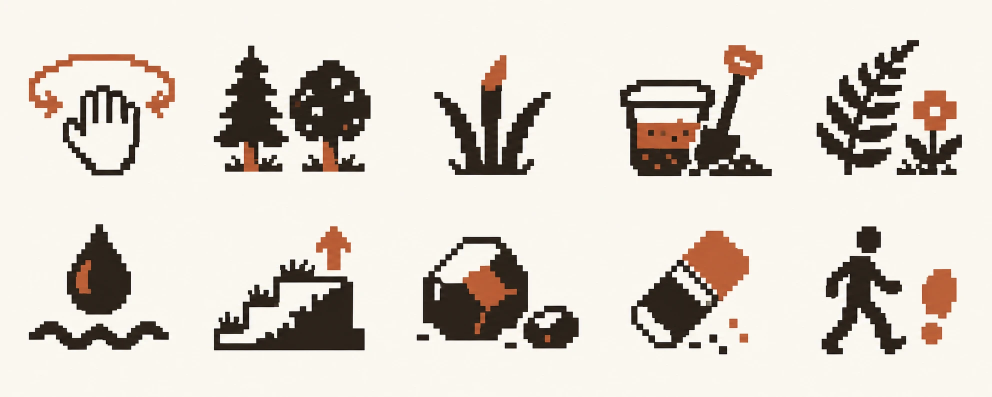
#> input picture design/chatgpt/folha-ferramentas.webp, 1983 x 793 px (shown at 1/2 size)
$ python extrair_icones.py
#> lines starting #> are read from the running program, lines starting #| are printed output that depends on the picture; after the words box and inside, x2 and y2 are one past the last pixel; in counts of white or black regions, pixels touching at a corner belong together
"""Converte as folhas de ícones do ChatGPT (design/chatgpt/folha-*.webp) em ícones pixel vetoriais.

Para cada folha: separa os ícones pelos vãos de fundo, descobre o tamanho do "pixel" de cada ícone
(o passo em que as bordas de cor caem), lê a cor no centro de cada pixel e grava:
  - design/icones/<nome>.svg  (um <path> por cor, só retângulos, crispEdges)
  - veg-icons-data.js          (as grades para o editor montar os SVGs, com a tinta escura seguindo o tema)
Uso: python -I design/extrair_icones.py   (na pasta vegetacao)
"""
import json, os, sys
import numpy as np
from PIL import Image
from scipy import ndimage
from sklearn.cluster import KMeans

AQUI = os.path.dirname(os.path.abspath(__file__))
RAIZ = os.path.dirname(AQUI)

# ordem dos ícones em cada folha, linha por linha (igual aos prompts 1A–1F)
FOLHAS = {
    'folha-ferramentas.webp': ['camera', 'arvores', 'grama', 'solo', 'flora', 'agua', 'relevo', 'rochas', 'borracha', 'passear'],
    'folha-acoes.webp': ['desfazer', 'refazer', 'salvar', 'abrir', 'limpar', 'foto', 'sair', 'ajuda', 'atalhos', 'avancado'],
    'folha-ver-no-terreno.webp': ['olho', 'umidade', 'luz', 'fertilidade', 'declive', 'bom', 'escala', 'lupa'],
    'folha-pincel.webp': ['raio', 'forca', 'dureza', 'dado', 'adensar', 'apagarShift',
                          'carvalho', 'betula', 'cerejeira', 'pinheiro', 'arbusto', 'frutos',
                          'terra', 'areia', 'rocha', 'humus', 'rio', 'lago',
                          'cachoeira', 'subir', 'descer', 'nivelar', 'suavizar', 'original'],
    'folha-foto-passeio-contadores.webp': ['molduraSem', 'molduraPasse', 'molduraPolaroide', 'tamanho', 'legenda', 'baixar',
                                           'teclas', 'pular', 'correr', 'agachar', 'mira', 'mouse',
                                           'statArvores', 'statRochas', 'statPlantas', 'statGrama', 'fps', 'estacoes'],
    # folha 1G (ainda não gerada): entra sozinha quando o arquivo existir
    'folha-tempo-extras.webp': ['primavera', 'verao', 'outono', 'inverno', 'sol',
                                'lua', 'dia', 'semana', 'proxima', 'cores',
                                'criativo', 'ecossistema', 'pincel', 'fechar', 'check',
                                'seixo', 'pedra', 'matacao', 'afloramento', 'junco'],
}
# folhas apertadas em que raios do vizinho invadem a célula
CORTA_BORDA = {'folha-tempo-extras.webp'}
# linhas × colunas de cada folha (os ícones ficam em células iguais)
GRADE = {'folha-ferramentas.webp': (2, 5), 'folha-acoes.webp': (2, 5), 'folha-ver-no-terreno.webp': (2, 4),
         'folha-pincel.webp': (4, 6), 'folha-foto-passeio-contadores.webp': (3, 6), 'folha-tempo-extras.webp': (4, 5)}
INK_MAX_LUM = 70      # abaixo disso a cor vira a tinta do tema
TERRACOTA = np.array([181, 98, 58])


def fundo(im):
    c = np.concatenate([im[:8, :8].reshape(-1, 3), im[:8, -8:].reshape(-1, 3), im[-8:, :8].reshape(-1, 3), im[-8:, -8:].reshape(-1, 3)])
    return np.median(c, 0)


def recortes_grade(im, bg, nl, nc, corta_borda=False):
    """caixa justa do desenho dentro de cada célula da grade (ignora sujeira pequena)."""
    mask = np.abs(im.astype(int) - bg).sum(2) > 60
    mask = ndimage.binary_opening(mask, iterations=1)
    H, W = mask.shape
    caixas = []
    for j in range(nl):
        for i in range(nc):
            y0, y1, x0, x1 = j * H // nl, (j + 1) * H // nl, i * W // nc, (i + 1) * W // nc
            sub = mask[y0:y1, x0:x1].copy()
            lab, k = ndimage.label(sub)
            if k:
                tam = ndimage.sum(sub, lab, range(1, k + 1))
                # fora: sujeira pequena e pedaços que encostam na borda da célula (vizinho invadindo)
                borda = set(np.unique(np.concatenate([lab[0], lab[-1], lab[:, 0], lab[:, -1]]))) - {0}
                maior = int(np.argmax(tam)) + 1  # o desenho principal fica mesmo se encostar
                ok = [i + 1 for i in range(k) if i + 1 == maior or (tam[i] >= 30 and not (corta_borda and (i + 1) in borda))]
                sub = np.isin(lab, ok)
            ys, xs = np.nonzero(sub)
            caixas.append((y0 + ys.min(), y0 + ys.max() + 1, x0 + xs.min(), x0 + xs.max() + 1))
    return caixas


def recortes(im, bg, n, dil=18):
    """caixas dos ícones: máscara de não-fundo, um pouco dilatada para juntar as partes de cada ícone."""
    mask = np.abs(im.astype(int) - bg).sum(2) > 60
    mask = ndimage.binary_opening(mask, iterations=1)
    lab, k = ndimage.label(ndimage.binary_dilation(mask, iterations=dil))
    caixas = []
    for sl in ndimage.find_objects(lab):
        y0, y1, x0, x1 = sl[0].start, sl[0].stop, sl[1].start, sl[1].stop
        sub = mask[y0:y1, x0:x1]
        if sub.sum() < 400: continue
        ys, xs = np.nonzero(sub)
        caixas.append((y0 + ys.min(), y0 + ys.max() + 1, x0 + xs.min(), x0 + xs.max() + 1))
    if len(caixas) != n:
        raise SystemExit(f'esperava {n} ícones, achei {len(caixas)}: ajuste a dilatação')
    # ordena em linhas (agrupa por centro vertical) e depois da esquerda para a direita
    caixas.sort(key=lambda c: (c[0] + c[1]) / 2)
    linhas, atual = [], [caixas[0]]
    for c in caixas[1:]:
        if (c[0] + c[1]) / 2 - (atual[-1][0] + atual[-1][1]) / 2 > (c[1] - c[0]) * .5: linhas.append(atual); atual = [c]
        else: atual.append(c)
    linhas.append(atual)
    return [c for l in linhas for c in sorted(l, key=lambda c: c[2])]


def passo(cls):
    """tamanho do pixel: o maior passo em que as trocas de cor caem perto de múltiplos dele."""
    trocas = []
    for eixo in (0, 1):
        d = np.diff(cls, axis=eixo) != 0
        pos = np.nonzero(d)[eixo] + 1
        trocas.append(pos)
    melhor = None
    for u in np.arange(5, 40, .25):
        erros = []
        for pos in trocas:
            if len(pos) < 10: continue
            fase = np.angle(np.exp(2j * np.pi * pos / u).mean()) / (2 * np.pi) * u  # deslocamento da grade
            r = np.mod(pos - fase, u); r = np.minimum(r, u - r)
            erros.append(r.mean() / u)
        if not erros: continue
        e = np.mean(erros)
        if e < .085: melhor = u  # o maior que ainda encaixa bem
    return melhor or 10.0


def converte(img, caixa, bg):
    y0, y1, x0, x1 = caixa
    pad = 6
    crop = img[max(0, y0 - pad):y1 + pad, max(0, x0 - pad):x1 + pad].astype(int)
    px = crop.reshape(-1, 3)
    fg = np.abs(px - bg).sum(1) > 60
    k = min(6, max(2, len(np.unique(px[fg] // 24, axis=0)) // 40 + 2))
    km = KMeans(n_clusters=k, n_init=4, random_state=0).fit(px[fg])
    cores = np.vstack([bg, km.cluster_centers_])
    dist = ((crop[:, :, None, :] - cores[None, None]) ** 2).sum(3)
    cls = dist.argmin(2)
    u = passo(cls)
    # fase da grade: alinha pelo canto da caixa sem margem
    h, w = cls.shape
    ny, nx = int(round((h - 2 * pad) / u)), int(round((w - 2 * pad) / u))
    oy, ox = pad + ((h - 2 * pad) - ny * u) / 2, pad + ((w - 2 * pad) - nx * u) / 2
    grade = np.zeros((ny, nx), int)
    for j in range(ny):
        for i in range(nx):
            a, b = int(oy + (j + .3) * u), int(oy + (j + .7) * u) + 1
            c, d = int(ox + (i + .3) * u), int(ox + (i + .7) * u) + 1
            v = np.bincount(cls[a:b, c:d].ravel(), minlength=len(cores))
            grade[j, i] = v.argmax()
    return grade, cores, u


def hexa(c): return '#%02x%02x%02x' % tuple(int(round(x)) for x in c)


def main():
    saida = os.path.join(AQUI, 'icones'); os.makedirs(saida, exist_ok=True)
    dados, relato = {}, []
    for arq, nomes in FOLHAS.items():
        if not os.path.exists(os.path.join(AQUI, 'chatgpt', arq)):
            relato.append(f'(sem {arq} ainda)'); continue
        img = np.array(Image.open(os.path.join(AQUI, 'chatgpt', arq)).convert('RGB'))
#> img is the input picture: shape (793, 1983, 3); mean R, G, B 217.9, 211.1, 202.2
        bg = fundo(img)
#> in fundo, `c = np.concatenate([im[:8, :8].reshape(-1, 3), im[:8, -8:].reshape(-1,..`: c = 256 rows, first 8: [250, 247, 239], [250, 247, 239], [250, 247, 239], [250, 247, 239], [250, 247, 239], [250, 247, 239], [250, 247, 239], [250, 247, 239]
#> bg = [250, 247, 239]
        for nome, caixa in zip(nomes, recortes_grade(img, bg, *GRADE[arq], corta_borda=arq in CORTA_BORDA)):
#> in recortes_grade, `mask = np.abs(im.astype(int) - bg).sum(2) > 60`:
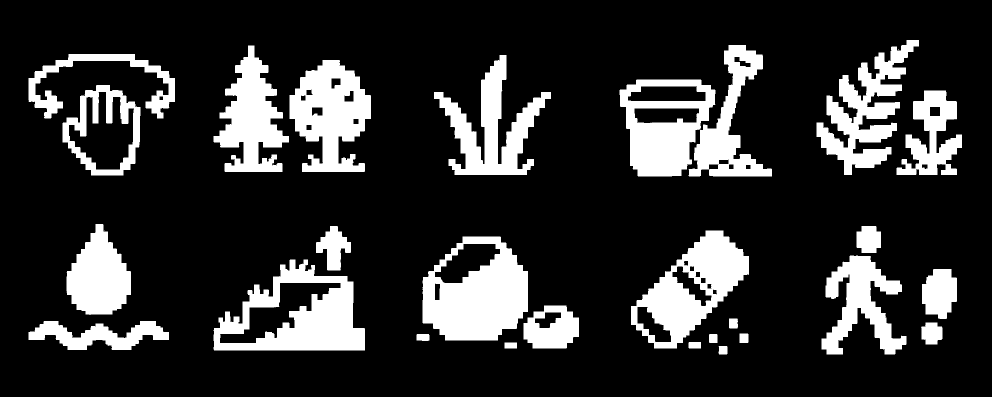
#> mask: shape (793, 1983) bool (shown at 1/2 size); 18.6% white; 34 white regions (7 under 20 px), largest, box (x1, y1, x2, y2) and area: (845, 473, 1056, 681) 29248, (427, 519, 730, 701) 27041, (1262, 461, 1498, 697) 24704
#> in recortes_grade, `mask = ndimage.binary_opening(mask, iterations=1)`: mask: shape (793, 1983) bool; 18.6% white; 27 white regions, largest, box (x1, y1, x2, y2) and area: (845, 473, 1056, 681) 29221, (427, 519, 730, 701) 26998, (1262, 461, 1498, 697) 24665
#> in recortes_grade, `H, W = mask.shape`: H = 793; W = 1983
            grade, cores, u = converte(img, caixa, bg)
            letras = 'abcdefghij'
            pal, linhas = {}, []
            for idx in range(1, len(cores)):
                c = cores[idx]
                lum = .299 * c[0] + .587 * c[1] + .114 * c[2]
                pal[letras[idx]] = 'ink' if lum < INK_MAX_LUM else ('#b5623a' if np.abs(c - TERRACOTA).sum() < 70 else hexa(c))
            for row in grade:
                linhas.append(''.join('.' if v == 0 else letras[v] for v in row))
            # corta linhas/colunas vazias da borda
            while linhas and set(linhas[0]) == {'.'}: linhas.pop(0)
            while linhas and set(linhas[-1]) == {'.'}: linhas.pop()
            esq = min(len(l) - len(l.lstrip('.')) for l in linhas); dir_ = min(len(l) - len(l.rstrip('.')) for l in linhas)
            linhas = [l[esq:len(l) - dir_] for l in linhas]
            dados[nome] = {'pal': pal, 'rows': linhas}
            relato.append(f'{nome:18s} {len(linhas[0]):3d}x{len(linhas):<3d} pixel~{u:5.2f}px  cores={len(pal)}')
            with open(os.path.join(saida, nome + '.svg'), 'w', encoding='utf-8') as f:
                f.write(svg(dados[nome], '#2a2420'))
#> this loop made 10 passes
#> pass 1, in converte, `crop = img[max(0, y0 - pad):y1 + pad, max(0, x0 - pad):x1 + pad].astyp..`:
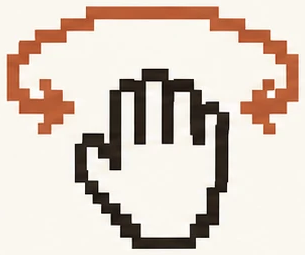
#> crop: shape (255, 305, 3) int64; mean R, G, B 219, 206.1, 195.2
#> pass 1, in converte, `dist = ((crop[:, :, None, :] - cores[None, None]) ** 2).sum(3)`:
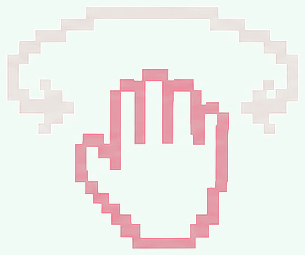
#> dist: shape (255, 305, 4) float64; mean R, G, B, A 21495.9, 107549.2, 49937.9, 18172.7; transparent parts drawn white
#> after the loop, dados = 10 items; relato = 10 items
#> pass 2 of the loop in main, `for arq, nomes in FOLHAS.items():`:
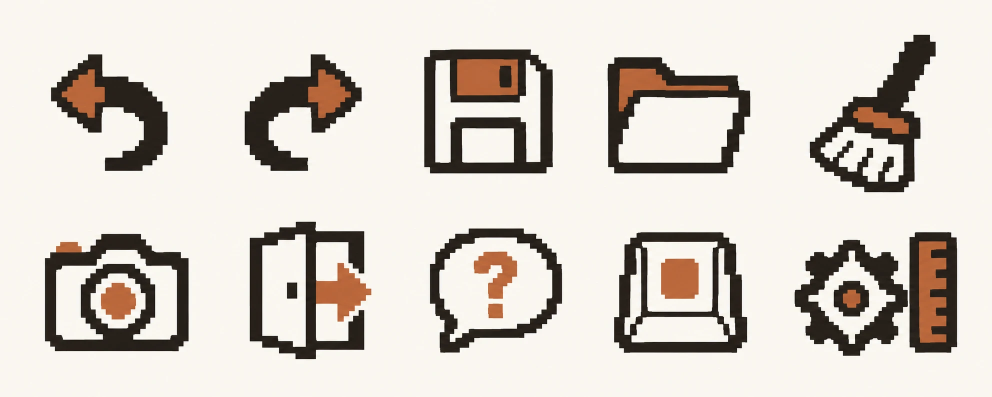
#> input picture design/chatgpt/folha-acoes.webp, 1983 x 793 px (shown at 1/2 size)
#> in main, img is the input picture: shape (793, 1983, 3); mean R, G, B 213.6, 206.8, 199.3
#> c = 256 rows, first 8: [250, 246, 241], [250, 246, 241], [250, 246, 241], [250, 246, 241], [250, 246, 241], [250, 246, 241], [250, 246, 241], [250, 246, 241]
#> bg = [250, 246, 241]
#> in recortes_grade (call 2), `mask = np.abs(im.astype(int) - bg).sum(2) > 60`:
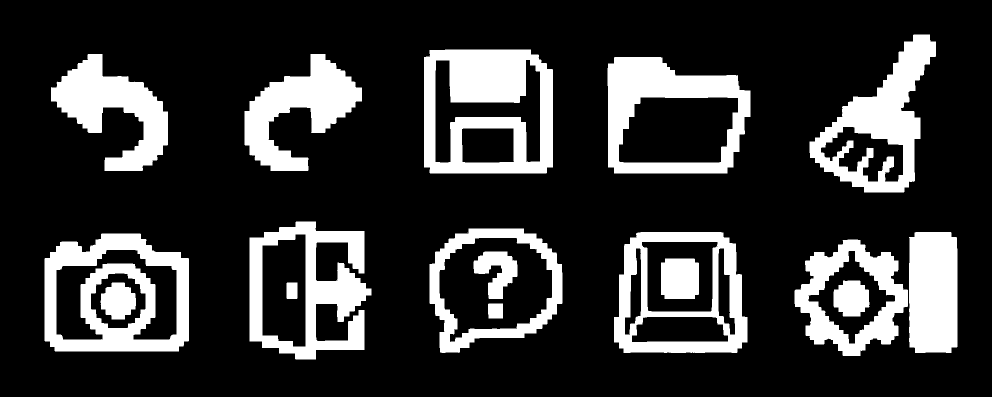
#> mask: shape (793, 1983) bool (shown at 1/2 size); 20.5% white; 21 white regions (4 under 20 px), largest, box (x1, y1, x2, y2) and area: (848, 99, 1106, 347) 39575, (89, 467, 378, 703) 33651, (1619, 69, 1872, 385) 30239
#> H = 793; W = 1983
#> the loop in main, `for nome, caixa in zip(nomes, recortes_grade(img, bg, *GRADE[arq], cor..` made 10 passes
#> (nome, y0 in converte, y1 in converte, x0 in converte, x1 in converte, ny in converte) on passes 1 to 8: ('desfazer', 108, 342, 102, 336, 23), ('refazer', 108, 342, 489, 724, 23), ('salvar', 99, 347, 848, 1106, 25), ('abrir', 114, 347, 1215, 1501, 23), ('limpar', 69, 385, 1619, 1872, 32), ('foto', 467, 703, 89, 378, 24), ('sair', 443, 719, 499, 743, 28), ('ajuda', 457, 706, 859, 1125, 25)
#> pass 1, in converte (call 11), `dist = ((crop[:, :, None, :] - cores[None, None]) ** 2).sum(3)`:
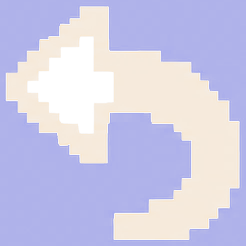
#> dist: shape (246, 246, 4) float64; mean R, G, B, A 49051.9, 31866.3, 81800.3, 41818.4; transparent parts drawn white
#> after the loop in main, `for nome, caixa in zip(nomes, recortes_grade(img, bg, *GRADE[arq], cor..`: dados = 20 items
#> pass 3 of the loop in main, `for arq, nomes in FOLHAS.items():`:
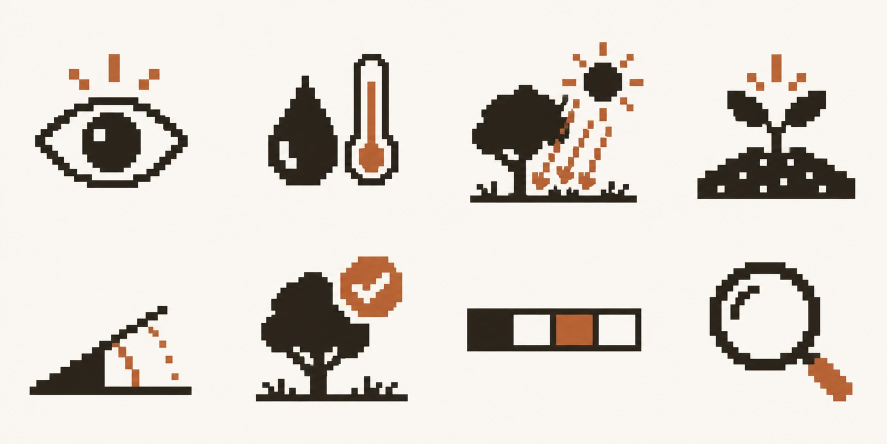
#> input picture design/chatgpt/folha-ver-no-terreno.webp, 1774 x 887 px (shown at 1/2 size)
#> in main, img is the input picture: shape (887, 1774, 3); mean R, G, B 221.8, 215.6, 208.9
#> c = 256 rows, first 8: [249, 245, 240], [249, 245, 240], [249, 245, 240], [249, 245, 240], [249, 245, 240], [249, 245, 240], [249, 245, 240], [249, 245, 240]
#> in recortes_grade (call 3), `mask = np.abs(im.astype(int) - bg).sum(2) > 60`:
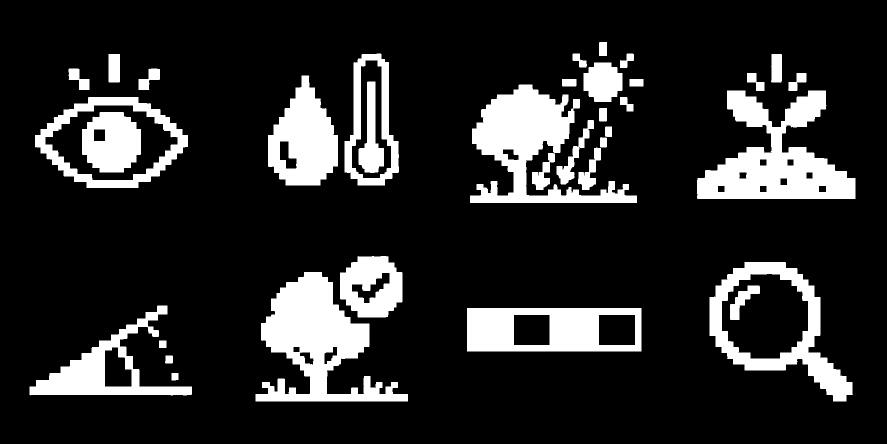
#> mask: shape (887, 1774) bool (shown at 1/2 size); 15.9% white; 38 white regions (3 under 20 px), largest, box (x1, y1, x2, y2) and area: (511, 544, 816, 803) 35355, (1394, 181, 1711, 398) 34237, (940, 169, 1274, 406) 31079
#> H = 887; W = 1774
#> the loop in main, `for nome, caixa in zip(nomes, recortes_grade(img, bg, *GRADE[arq], cor..` made 8 passes
#> (nome, y0 in converte, y1 in converte, x0 in converte, x1 in converte, k in converte, u) on passes 1 to 8: ('olho', 108, 376, 70, 376, 3, 10), ('umidade', 107, 371, 536, 798, 3, 10), ('luz', 84, 406, 940, 1287, 4, 10), ('fertilidade', 108, 398, 1394, 1711, 3, 10), ('declive', 611, 791, 59, 384, 3, 10), ('bom', 512, 803, 511, 816, 3, 10), ('escala', 616, 703, 934, 1283, 3, 12.25), ('lupa', 524, 803, 1419, 1706, 3, 10)
#> pass 1, in converte (call 21), `dist = ((crop[:, :, None, :] - cores[None, None]) ** 2).sum(3)`:
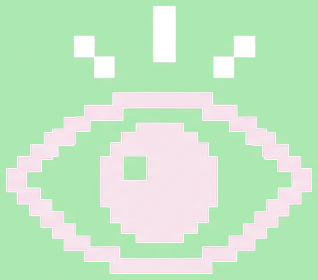
#> dist: shape (280, 318, 4) float64; mean R, G, B, A 35947.8, 93734.8, 25442.2, 46450.9; transparent parts drawn white
#> after the loop in main, `for nome, caixa in zip(nomes, recortes_grade(img, bg, *GRADE[arq], cor..`: dados = 28 items
#> the loop made 6 passes; the first 3 are shown
    with open(os.path.join(RAIZ, 'veg-icons-data.js'), 'w', encoding='utf-8') as f:
        f.write('/* gerado por design/extrair_icones.py a partir das folhas do ChatGPT — não editar à mão.\n'
                '   pal: letra → cor ("ink" = contorno que segue o tema); rows: grade, "." = transparente */\n')
        f.write('export const ICON_DATA = ' + json.dumps(dados, ensure_ascii=False, separators=(',', ':')) + ';\n')
    print('\n'.join(relato))


def svg(d, ink):
    rows = d['rows']; h, w = len(rows), len(rows[0])
    paths = {}
    for y, r in enumerate(rows):
        x = 0
        while x < w:
            ch, e = r[x], x + 1
            while e < w and r[e] == ch: e += 1
            if ch != '.': paths.setdefault(ch, []).append(f'M{x} {y}h{e - x}v1h{x - e}z')
            x = e
    body = ''.join(f'<path fill="{ink if d["pal"][ch] == "ink" else d["pal"][ch]}" d="{"".join(p)}"/>' for ch, p in paths.items())
    return f'<svg xmlns="http://www.w3.org/2000/svg" viewBox="0 0 {w} {h}" shape-rendering="crispEdges">{body}</svg>\n'


if __name__ == '__main__':
    main()
